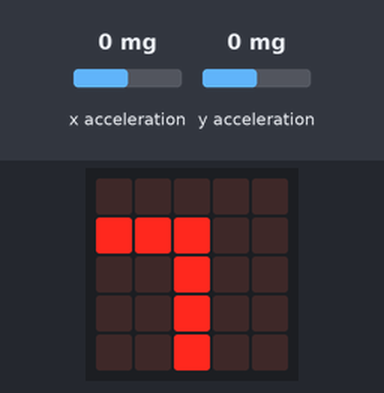
Bench run of a program on a simulated BBC micro:bit (MakeCode). Parts: the board's 5×5 LED display. The test bench sets the inputs (shaded band); at power-on: x acceleration 0 mg, y acceleration 0 mg.

Above: at 0.1 s.
At 2.0 s:
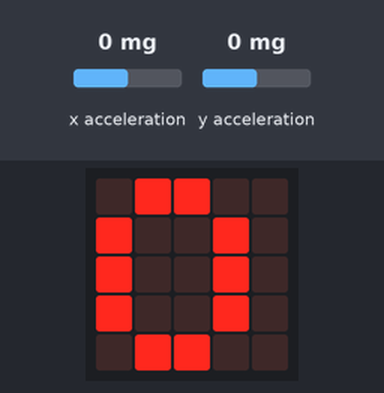
2.1 s: x acceleration set to -781 mg
3.6 s: x acceleration set to -853 mg
At 4.9 s:
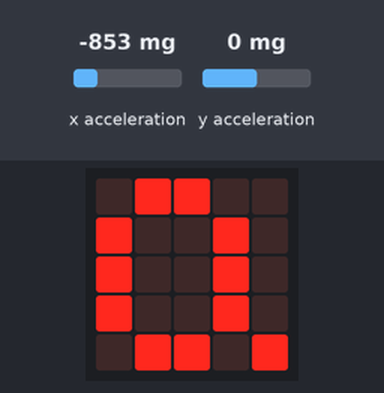
Timing chart, 0 to 6.6 s (numbered marks = the images above; inputs shaded):
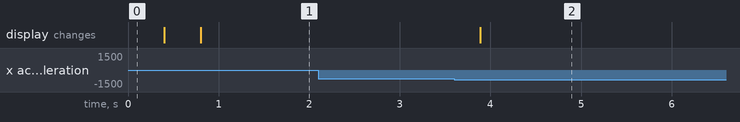

The program:

main.ts
```typescript
let was90 = 0
let neigungen = 0
let raka = 0
let is90 = 0
is90 = 0
basic.showLeds(`
    . . . . .
    # # # . .
    . . # . .
    . . # . .
    . . # . .
    `)
basic.showLeds(`
    . . # . .
    . . # . .
    . . # . .
    . . # . .
    . . # . .
    `)
basic.forever(function () {
    if (input.acceleration(Dimension.X) > 800 || input.acceleration(Dimension.Y) > 800 || (input.acceleration(Dimension.X) < -800 || input.acceleration(Dimension.Y) < -800)) {
        if (was90 == 0) {
            is90 = 1
        }
    } else {
        if (was90 == 1) {
            is90 = 0
        }
    }
    if (was90 == 0 && is90 == 1) {
        neigungen = neigungen + 1
        raka = neigungen / 3
    }
    if (neigungen % 3 == 0) {
        if (is90 == 0) {
            basic.showNumber(raka)
        } else {
            led.plot(4, 4)
            led.plot(4, 3)
            led.plot(4, 2)
        }
    } else if (neigungen % 3 == 1) {
        led.plot(4, 4)
    } else if (neigungen % 3 == 2) {
        led.plot(4, 4)
        led.plot(4, 3)
    }
    was90 = is90
})
```

test.ts
```typescript
// Hier kann man Tests durchführen; diese Datei wird nicht kompiliert, wenn dieses Paket als Erweiterung verwendet wird.
```

Measured:
- the behaviour switches between -800 and -801 mg on x acceleration (found by bisection; images 1 and 2)
- after the input at 2.1 s, every drawn part: stays the same
- after the input at 3.6 s, the display: changes after 0.29 s (image 2)
